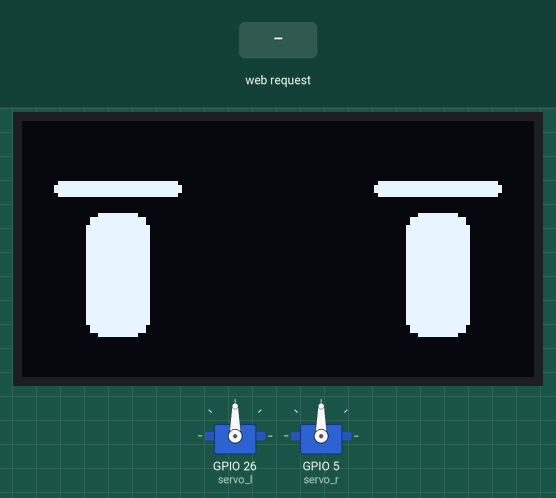
Bench run of a sketch on a simulated ESP32. Shown: 128×64 one-colour display, 2 × servo. The test bench sets the inputs (shaded band). Random numbers use the default seed unless the sketch sets one; what the sketch prints to the serial monitor is not drawn.

Above: at 2.3 s.
2.4 s: HTTP request GET /?le received
At 3.9 s:
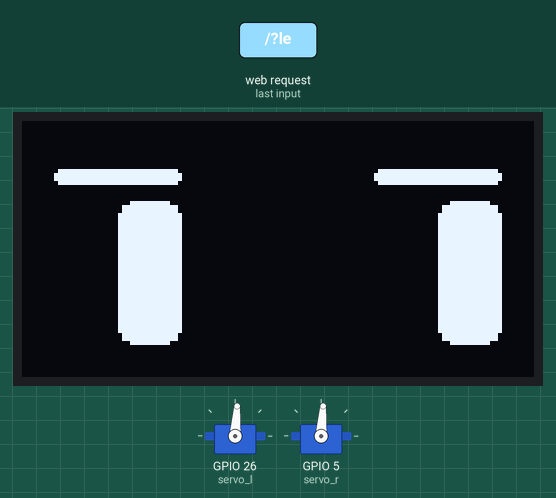
5.4 s: HTTP request GET /?fr received
At 6.7 s:
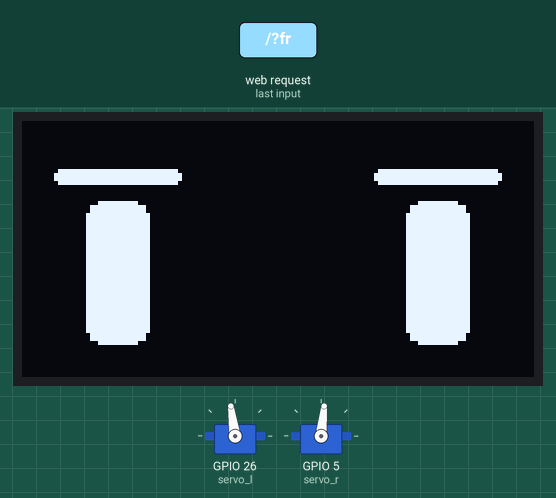
7.1 s: HTTP request GET /?ri received
At 8.1 s:
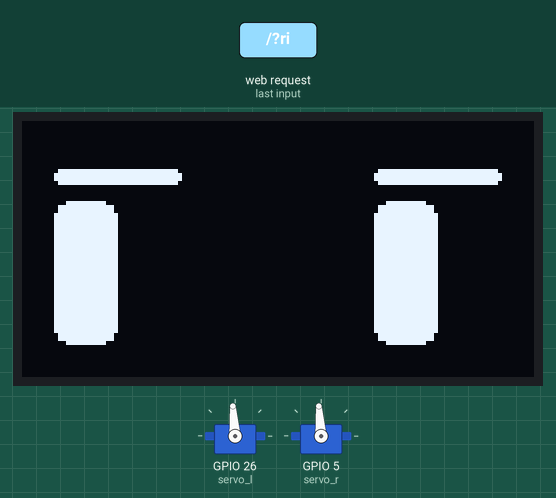
9.9 s: HTTP request GET /?ba received
At 10.4 s:
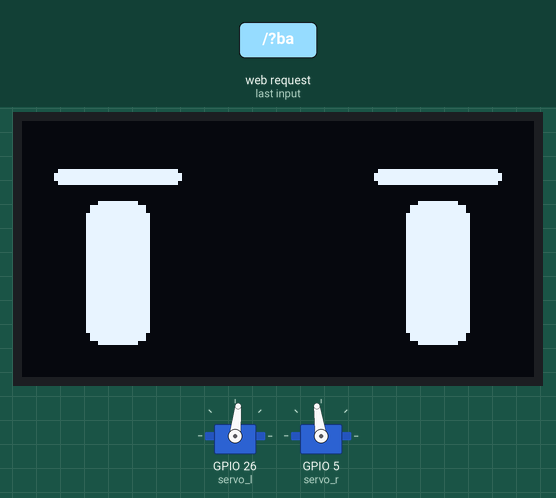
Timing chart, 0 to 12.6 s (numbered marks = the images above; inputs shaded):
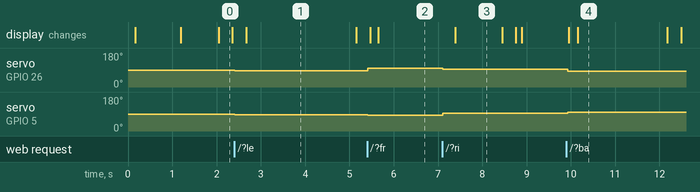

Measured:
- after the input at 2.4 s, servo on GPIO 26 (servo_l), servo on GPIO 5 (servo_r): 90° → 86° at once
- after the input at 5.4 s, servo on GPIO 26 (servo_l): 86° → 98° at once; servo on GPIO 5 (servo_r): 86° → 84° at once
- after the input at 7.1 s, servo on GPIO 26 (servo_l): 98° → 94° at once; servo on GPIO 5 (servo_r): 84° → 94° at once
- after the input at 9.9 s, servo on GPIO 26 (servo_l): 94° → 84° at once; servo on GPIO 5 (servo_r): 94° → 98° at once
- what the display in image 1 shows lasts 2.5 s, from 2.7 s to 5.2 s
- what the display in image 3 shows lasts 1.0 s, from 7.4 s to 8.4 s
- what the display in image 4 shows lasts 2.0 s, from 10.2 s to 12.2 s

The sketch:

minicon.ino
```cpp
#include <iostream>
#include <string>
using namespace std;
#include <ESP32Servo.h>
#include <Wire.h>
#include <WiFi.h>
#include <Adafruit_GFX.h>
#include <Adafruit_SSD1306.h>

//モニタのサイズの設定
#define SCREEN_WIDTH    (128)
#define SCREEN_HEIGHT   (64)
#define SCREEN_ADDRESS  (0x3C)
// ディスプレイの宣言
Adafruit_SSD1306 display(SCREEN_WIDTH, SCREEN_HEIGHT, &Wire);

const char ssid[] = "ESP_minicon_bag-WiFi";
const char pass[] = "esp32apwifi";
const IPAddress ip(192, 168, 30, 3);
const IPAddress subnet(255, 255, 255, 0);
WiFiServer server(80);

Servo servo_l;
Servo servo_r;
int vel_l = 0;
int vel_r = 0;
int vel_off = 90;
int vel_scale = 6;
int loopcount = 0;
int blink_start=2000;
int face_update=1;
unsigned long time_old;
float ratio_gaze=0;
String now_status = "init";

String html =
  "<!DOCTYPE html>\
<html lang='ja'>\
\
<head>\
  <meta charset='UTF-8'>\
    <style>\
      input {margin:8px;width:25%;font-size: 100%; padding:10px 10px;}\
      div {font-size:60pt;color:orange;text-align:center;width:90%;border:double 40px orange;}\
    </style>\
  <title>minicon_bag Controller</title>\
</head>\
\
<body>\
  <div>\
  <p>minicon_bag Controller</p>\
  <p>move</p>\
  <form method='get'>\
    <input type='submit' name='fr' value='△' /><br>\
    <input type='submit' name='le' value='◁' />\
    <input type='submit' name='st' value='◯' />\
    <input type='submit' name='ri' value='▷' /><br>\
    <input type='submit' name='ba' value='▽' /><br><br>\
  </form>\
  <p>speed= %SPEED% </p>\
  <form method='get'>\
    <input type='submit' name='ac' value='△' /><br>\
    <input type='submit' name='dc' value='▽' /><br><br>\
  </form>\
  </div>\
</body>\
</html>";


void setup_wifi();
void setup_display();
void setup_display();
void html_listen();
void servo_move();
void draw_face();

void setup() {
  Serial.begin(115200);
  setup_wifi();
  setup_display();
  servo_l.attach(26);
  servo_r.attach(5);
}

void loop() {
  html_listen();
  servo_move();
  draw_face();
  loopcount = (loopcount + 1) % 10000;
}

void setup_wifi() {
  WiFi.softAP(ssid, pass);
  delay(100);
  WiFi.softAPConfig(ip, ip, subnet);
  IPAddress myIP = WiFi.softAPIP();
  delay(10);
  server.begin();
  Serial.print("SSID: ");
  Serial.println(ssid);
  Serial.print("AP IP address: ");
  Serial.println(myIP);
  Serial.println("Server start!");
}

void setup_display() {
  //Setup SSD1306
  if (!display.begin(SSD1306_SWITCHCAPVCC, 0x3C)) {
    Serial.println(F("SSD1306 can not allocate memory!"));
    return;
  }
  display.setTextSize(2);
  display.setTextColor(WHITE);
  display.clearDisplay();
  display.println("Hello\n minibag");
  display.display();
  delay(1000);
}

void html_listen() {
  WiFiClient client = server.available();
  if (client) {
    String currentLine = "";
    Serial.println("New Client.");

    while (client.connected()) {
      if (client.available()) {
        char c = client.read();
        Serial.write(c);
        if (c == '\n') {
          if (currentLine.length() == 0) {
            client.println("HTTP/1.1 200 OK");
            client.println("Content-type:text/html");
            client.println();

            String buf = html;
            String buf_vel_scale = String(vel_scale);
            buf.replace("%SPEED%", buf_vel_scale);
            client.print(buf);
            client.println();
            break;
          } else {
            currentLine = "";
          }
        } else if (c != '\r') {
          currentLine += c;
        }

        if (currentLine.endsWith("GET /?fr")) {
          now_status = "fr";
          vel_l = vel_scale+2;
          vel_r = -vel_scale;
        }
        if (currentLine.endsWith("GET /?le")) {
          now_status = "le";
          vel_l = -vel_scale+2;
          vel_r = -vel_scale+2;
        }
        if (currentLine.endsWith("GET /?ri")) {
          now_status = "ri";
          vel_l = vel_scale-2;
          vel_r = vel_scale-2;
        }
        if (currentLine.endsWith("GET /?ba")) {
          now_status = "ba";
          vel_l = -vel_scale;
          vel_r = vel_scale+2;
        }
        if (currentLine.endsWith("GET /?st")) {
          now_status = "st";
          vel_l = 0;
          vel_r = 0;
        }
        if (currentLine.endsWith("GET /?ac")) {
          now_status = "ac";
          vel_scale += 1;
        }
        if (currentLine.endsWith("GET /?dc")) {
          now_status = "dc";
          vel_scale -= 1;
        }
      }
    }
    client.stop();
    Serial.println("Client Disconnected.");
  }
}

void servo_move() {
  servo_l.write(vel_off + vel_l);
  servo_r.write(vel_off + vel_r);
}

void draw_eyes() {

  int x=40;
  int w=16;
  int h1=20;
  int h2=16;
  int cy=40;
  int cx=64;
  //int blink_start=2000;
  int blink_turn=blink_start+200;
  int blink_end=blink_start+400;
  float ratio=0;
  int gaze=300;
  int dx=0;
  float eps=0.1;

  if(now_status=="ri"){
    ratio_gaze+=eps;
  }
  else if(now_status=="le"){
    ratio_gaze-=eps;
  }
  else if(ratio_gaze>0){
    ratio_gaze-=eps;
  }
  else if(ratio_gaze<0){
    ratio_gaze+=eps;
  }
  if(ratio_gaze>1){
    ratio_gaze=1;
  }
  if(ratio_gaze<-1){
    ratio_gaze=-1;
  }
  Serial.print("ratio_gaze=");
  Serial.println(ratio_gaze);
  dx=(int)(-8*ratio_gaze);

  int now_time=(int)(millis()-time_old);
  if(now_time > blink_start && now_time < blink_turn ){
     ratio=(float)(now_time-blink_start)/(blink_turn-blink_start);
     h1=(int)((float)h1*(1.0-ratio));
     h2=(int)((float)h2*(1.0-ratio));
  }
  else if(now_time > blink_turn){
    ratio=(float)(now_time-blink_turn)/(blink_end-blink_turn);
    h1=(int)((float)h1*ratio);
    h2=(int)((float)h2*ratio);
  }
  if(now_time > blink_end){
    time_old=millis();
    blink_start=random(20, 40)*100;
  }

  //Serial.print("h1=");Serial.print(h1);Serial.print(" h2=");Serial.println(h2);
  //Serial.print("ratio=");Serial.print(ratio);Serial.print(" now_time=");Serial.println(now_time);
  //目2
  display.fillRoundRect(cx-x-w/2+dx, cy-h1,  w, h1+h2,  4,  1);  //1
  display.fillRoundRect(cx+x-w/2+dx, cy-h1,  w, h1+h2,  4,  1);  //1
  //まつげ
  display.fillRoundRect( 8, cy-h1-8,  32, 4,  1,  WHITE);  //1
  display.fillRoundRect(88, cy-h1-8,  32, 4,  1,  WHITE);
  //ハイライト2
  //display.fillTriangle( cx-x+w/2,  max(cy-2,cy-h1),   cx-x+w/2,  min(cy+3,cy+h2),  cx-x,  cy, 0);
  //display.fillTriangle( cx+x+w/2,  max(cy-2,cy-h1),   cx+x+w/2,  min(cy+3,cy+h2),  cx+x,  cy, 0);
}

void draw_face() {
  //display_size=128,64
  face_update=1;
  if (face_update) {

    display.setTextSize(2);
    display.setTextColor(WHITE);
    display.setCursor(58, 50);

    display.clearDisplay();
    draw_eyes();
    //まつげ
    //display.fillRoundRect( 8, 8,  32, 4,  1,  WHITE);  //1
    //display.fillRoundRect(88, 8,  32, 4,  1,  WHITE);  //1
    //口
    //display.fillTriangle( 64 - 6,  50,  64 + 6,  50,  64,  60, 2);
    //display.println("U");
    display.display();
    face_update=0;
  }
}
```
